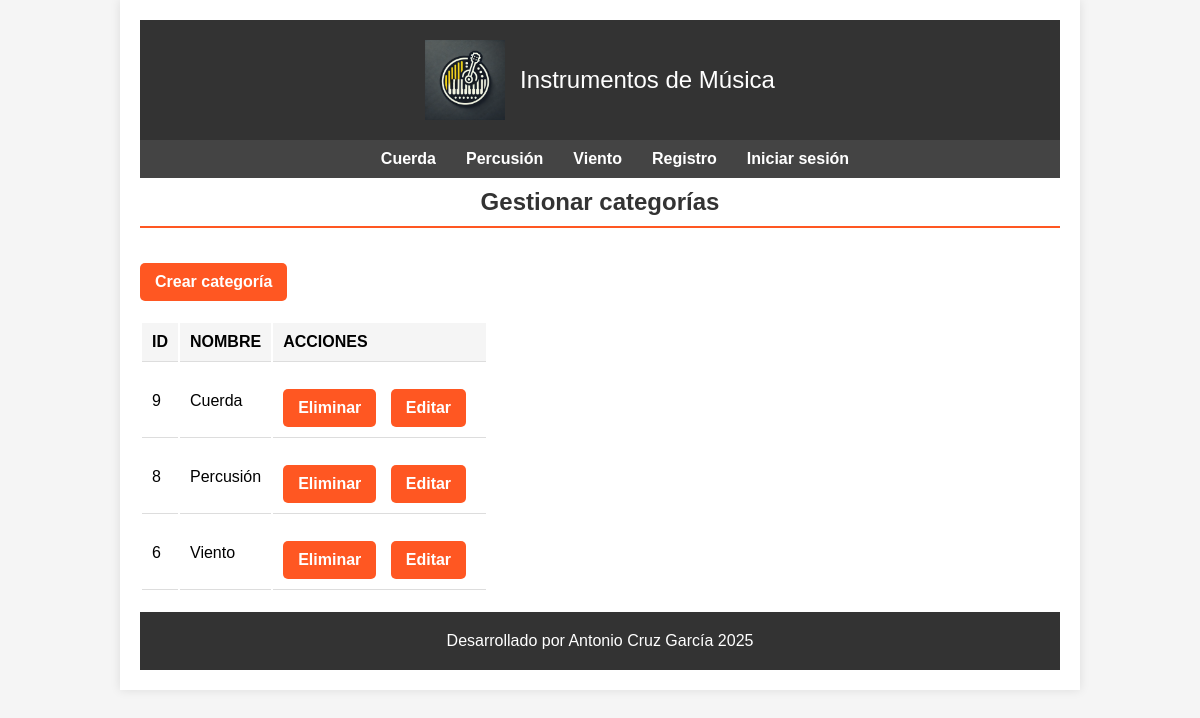
Page /index.php?controller=category&action=index (signed in) on the committed database.
### tables this page shows
CREATE TABLE `categorias` (
  `id` int(255) NOT NULL,
  `nombre` varchar(100) NOT NULL
);

### Controllers/CategoryController.php (called while the page is built, shortened)
<?php
require_once __DIR__ . '/../Models/Category.php';
require_once __DIR__ . '/../Lib/Utils.php';
class CategoryController
{
    public function index()
    {
        $categoria = new \Models\Category();
        $categorias = $categoria->getAll();
        require_once __DIR__ . '/../Views/layout/header.php';
        require_once __DIR__ . '/../Views/category/index.php';
        require_once __DIR__ . '/../Views/layout/footer.php';
    }
}

### config/DatabaseConfig.php (called while the page is built, shortened)
<?php
class DatabaseConfig{
    private $connection;
    private $host;
    private $dbname;
    private $user;
    private $password;
    public function __construct(){
        $dotenv = \Dotenv\Dotenv::createImmutable(__DIR__ . '/../');
        $this->host = $_ENV['DBHOST'];
        $this->dbname = $_ENV['DBNAME'];
        $this->user = $_ENV['DBUSER'];
        $this->password = $_ENV['DBPASSWORD'];
    }
    private function connect(){
        try {
            $dsn = "mysql:host={$this->host};dbname={$this->dbname};charset=utf8";
            $this->connection = new PDO($dsn, $this->user, $this->password);
            $this->connection->setAttribute(PDO::ATTR_ERRMODE, PDO::ERRMODE_EXCEPTION);
            $this->connection->setAttribute(PDO::ATTR_DEFAULT_FETCH_MODE, PDO::FETCH_ASSOC);
        } catch (PDOException $e) {
            die("Error de conexión: " . $e->getMessage());
        }
    }
    public function getConnection()
    {
        return $this->connection;
    }
}

### Models/Category.php (called while the page is built, shortened)
<?php
class Category
{
    private $db;
    public function __construct()
    {
        $dbConfig = new DatabaseConfig();
        $this->db = $dbConfig->getConnection();
    }
    public function getAll()
    {
        try {
            $sql = "SELECT * FROM categorias ORDER BY id DESC";
            $stmt = $this->db->query($sql);
            return $stmt->fetchAll(PDO::FETCH_ASSOC);
        } catch (\PDOException $e) {
            error_log("Error al obtener categorías: " . $e->getMessage());
            return array();
        }
    }
}

### Lib/utils.php (called while the page is built, shortened)
<?php
class Utils
{
    public static function isAdmin()
    {
        if (isset($_SESSION['usuario']) && $_SESSION['usuario']['rol'] == 'admin') {
            return true;
        }
        return false;
    }
}

### Views/category/index.php (the view, shortened to what this page needs)
<h1>Gestionar categorías</h1>
<div class="button-container">
    <?php if (\Lib\Utils::isAdmin()): ?>
        <a href="index.php?controller=category&action=create" class="button">Crear categoría</a>
    <?php endif; ?>
</div>
<table>
    <thead>
        <tr>
            <th>ID</th>
            <th>NOMBRE</th>
            <?php if (\Lib\Utils::isAdmin()): ?>
                <th>ACCIONES</th>
            <?php endif; ?>
        </tr>
    </thead>
    <tbody>
        <?php if (!empty($categorias)): ?>
            <?php foreach ($categorias as $categoria): ?>
                <tr>
                    <td><?= $categoria['id'] ?></td>
                    <td><?= $categoria['nombre'] ?></td>
                    <?php if (\Lib\Utils::isAdmin()): ?>
                        <td>
                            <a href="index.php?controller=category&action=delete&id=<?= $categoria['id'] ?>"
                                class="button"
                                onclick="return confirm('¿Estás seguro de que deseas eliminar esta categoría?');">
                                Eliminar
                            </a>
                            <a href="index.php?controller=category&action=edit&id=<?= $categoria['id'] ?>"
                                class="button">
                                Editar
                            </a>
                        </td>
                    <?php endif; ?>
                </tr>
            <?php endforeach; ?>
        <?php else: ?>
            <tr>
                <td colspan="<?= \Lib\Utils::isAdmin() ? 3 : 2 ?>">No hay categorías disponibles</td>
            </tr>
        <?php endif; ?>
    </tbody>
</table>

### Views/layout/header.php (shortened to what this page needs)
<?php
$categoryModel = new Category();
$menuCategories = $categoryModel->getAll();
?>
<!DOCTYPE html>
<html lang="es">
<head>
    <link rel="stylesheet" href="../assets/css/styles.css">
</head>
<body>
    <section class="container">
        <header class="header">
            <section class="logo">
                <img src="../assets/img/logotipo_tienda.webp" alt="Logotipo">
                <a href="index.php">Instrumentos de Música</a>
            </section>
        </header>
        <nav class="menu">
            <ul>
                <?php if (!empty($menuCategories)): ?>
                    <li>
                        <?php foreach ($menuCategories as $categoria): ?>
                    <li>
                        <a href="index.php?controller=product&action=category&id=<?= $categoria['id'] ?>">
                            <?= $categoria['nombre'] ?>
                        </a>
                    </li>
                <?php endforeach; ?>
                </li>
            <?php endif; ?>
            <li><a href="index.php?controller=user&action=registro">Registro</a></li>
            <li><a href="index.php?controller=user&action=loginForm">Iniciar sesión</a></li>
            </ul>
        </nav>

### assets/css/styles.css (style rules this page uses)
* { margin: 0; padding: 0; box-sizing: border-box; font-family: Arial, sans-serif; }
body { background-color: #f5f5f5; }
.container { width: 80%; margin: 0 auto; background-color: #fff; padding: 20px; box-shadow: 0 0 10px rgba(0, 0, 0, 0.1); }
.header { background-color: #333; color: white; padding: 20px; text-align: center; }
.logo { display: flex; align-items: center; justify-content: center; }
.logo img { height: 80px; margin-right: 15px; }
.logo a { font-size: 24px; text-decoration: none; color: white; }
.menu ul { list-style: none; display: flex; justify-content: center; background-color: #444; padding: 10px 0; }
.menu ul li { margin: 0 15px; }
.menu ul li a { text-decoration: none; color: white; font-weight: bold; }
h1 { margin-top: 10px; color: #333; text-align: center; margin-bottom: 20px; padding-bottom: 10px; border-bottom: 2px solid #ff5722; }
form input[type="submit"], .button { background-color: #ff5722; color: white; padding: 12px; border: none; border-radius: 5px; cursor: pointer; font-size: 16px; font-weight: bold; margin-top: 15px; transition: background-color 0.3s; }
table th, table td { padding: 10px; text-align: left; border-bottom: 1px solid #ddd; }
table th { background-color: #f5f5f5; font-weight: bold; }
.button-container { margin: 20px 0; }
a.button { display: inline-block; background-color: #ff5722; color: white; padding: 10px 15px; border-radius: 5px; text-decoration: none; font-weight: bold; margin-right: 10px; }
.menu li { position: relative; display: inline-block; }

### rows in the picture
categorias: nombre "Cuerda", id "9"
categorias: nombre "Percusión", id "8"
categorias: nombre "Viento", id "6"
